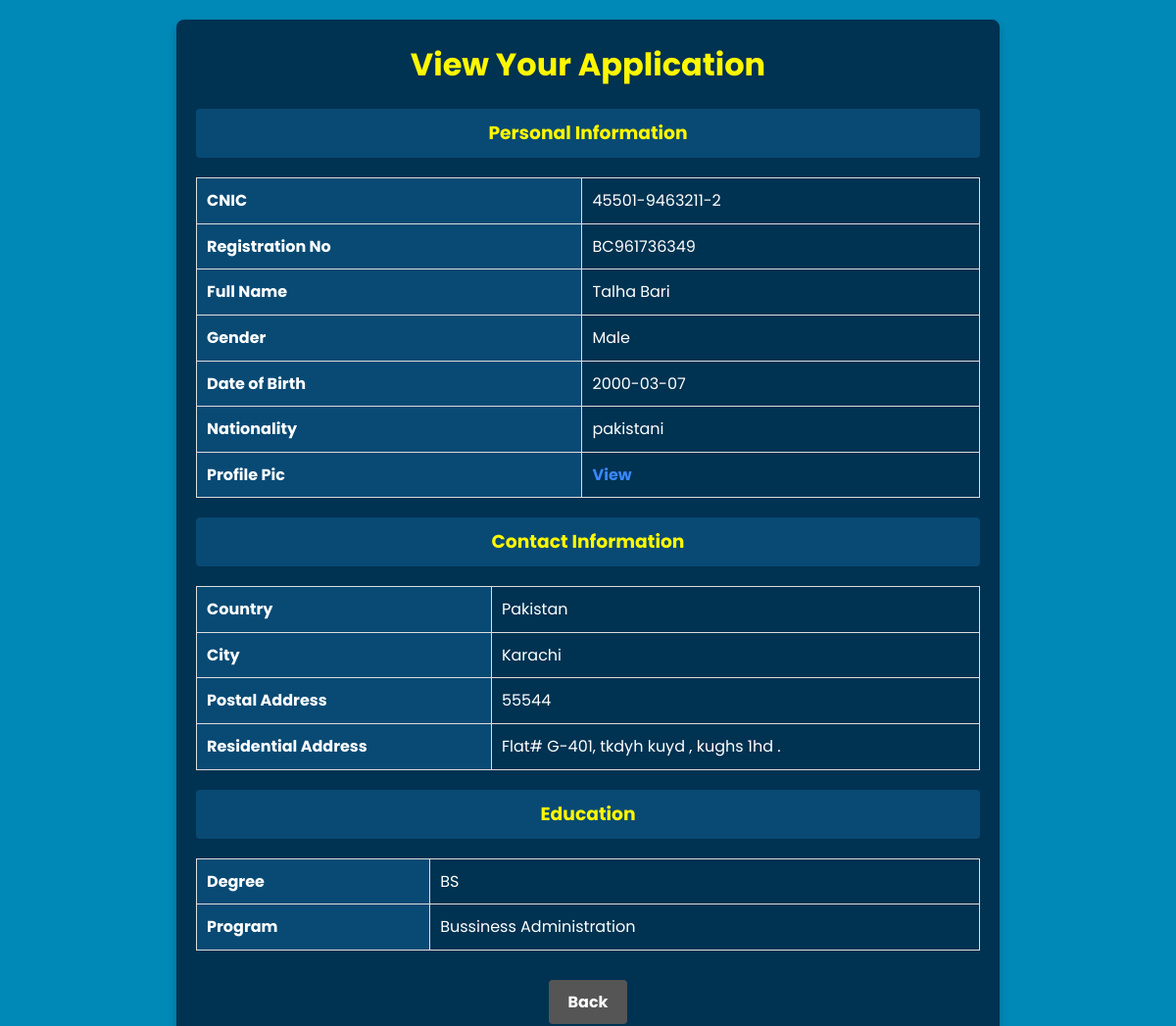
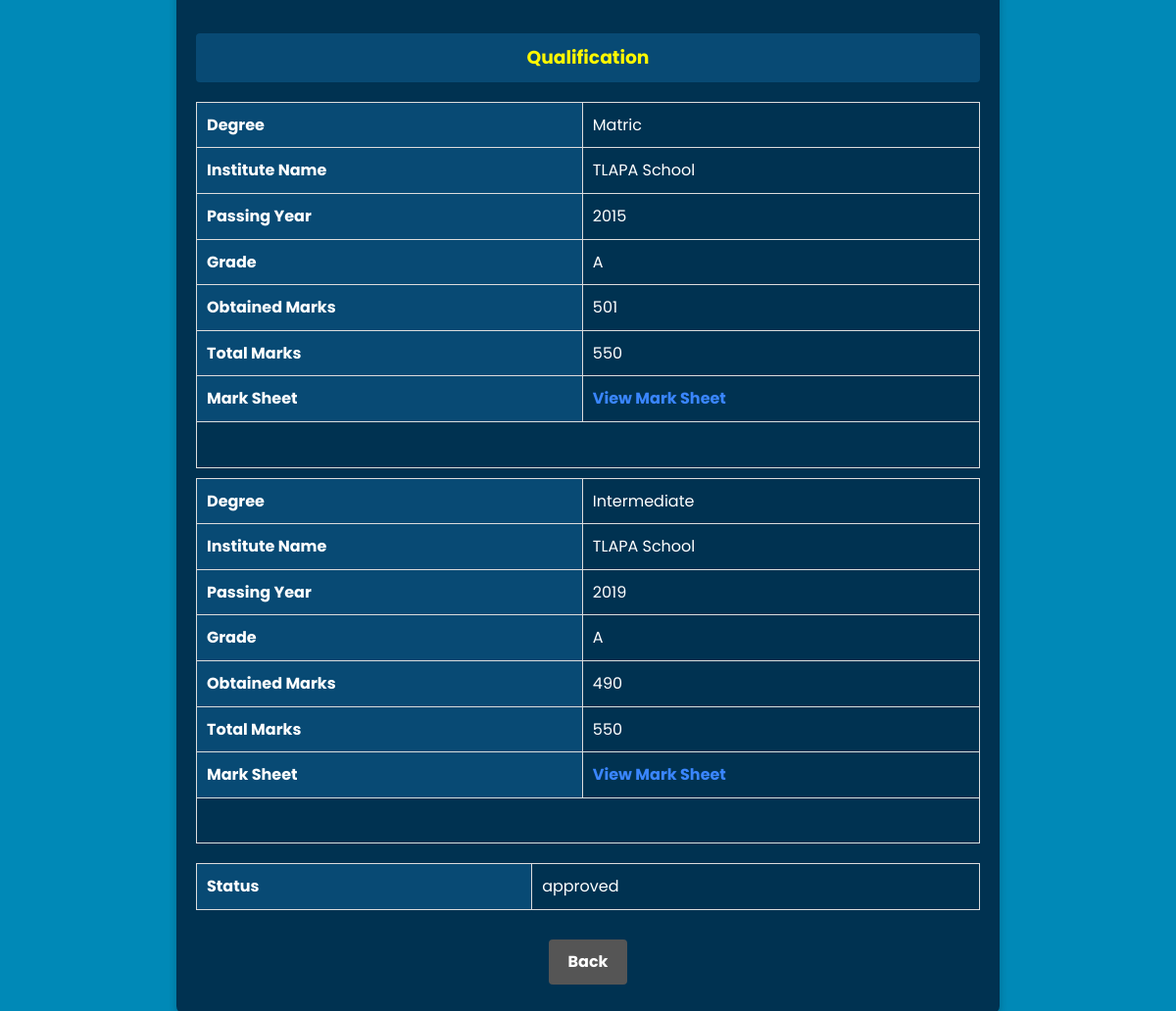
The page /view_your_form.php (signed in) on the database its author committed (2 pictures, top to bottom).
### tables this page shows
CREATE TABLE `stud_admission` (
  `id` int(11) NOT NULL,
  `student_id` int(11) NOT NULL,
  `cnic` varchar(20) NOT NULL,
  `registration_no` varchar(11) NOT NULL,
  `full_name` varchar(100) NOT NULL,
  `gender` enum('Male','Female','Other') NOT NULL,
  `dob` date NOT NULL,
  `nationality` varchar(50) NOT NULL,
  `country` varchar(50) NOT NULL,
  `city` varchar(50) NOT NULL,
  `postal_address` text NOT NULL,
  `residential_address` text NOT NULL,
  `qualification` varchar(255) NOT NULL,
  `degree` varchar(255) NOT NULL,
  `program` varchar(255) NOT NULL,
  `photograph` varchar(255) DEFAULT NULL,
  `remarks` text NOT NULL,
  `status` enum('pending','approved','rejected') NOT NULL DEFAULT 'pending'
);

CREATE TABLE `education` (
  `education_id` int(11) NOT NULL,
  `student_id` int(11) NOT NULL,
  `qualification` varchar(50) NOT NULL,
  `institute_name` varchar(100) NOT NULL,
  `passing_year` int(11) NOT NULL,
  `grade` varchar(10) NOT NULL,
  `obtained_marks` int(11) NOT NULL,
  `total_marks` int(11) NOT NULL,
  `average` float NOT NULL
);

### view_your_form.php (the view, shortened to what this page needs)
<?php
include 'db_connect.php';
$student_id = $_SESSION['student_id'];
$student_name = $_SESSION['full_name'];
$query = "
    SELECT sa.*,
           ed.qualification,
           ed.institute_name,
           ed.passing_year,
           ed.grade,
           ed.obtained_marks,
           ed.total_marks
    FROM stud_admission sa
    LEFT JOIN education ed ON sa.student_id = ed.student_id
    WHERE sa.student_id = ? AND sa.status IN ('pending', 'approved', 'rejected')
";
$stmt = $conn->prepare($query);
$stmt->bind_param('i', $student_id);
$stmt->execute();
$result = $stmt->get_result();
if ($result->num_rows > 0) {
    $row = $result->fetch_assoc();
    $status = $row['status'];
} else {
    echo '<a href="stud_admission.php">Submit form</a>' . "<br>";
    echo "Form is not submitted yet by: " . '<strong>' . htmlspecialchars($student_name) . '</strong>';
    exit();
}
$education_query = "
    SELECT ed.education_id,
           ed.qualification,
           ed.institute_name,
           ed.passing_year,
           ed.grade,
           ed.obtained_marks,
           ed.total_marks
    FROM education ed
    WHERE ed.student_id = ?
    GROUP BY ed.education_id
";
$education_stmt = $conn->prepare($education_query);
$education_stmt->bind_param('i', $student_id);
$education_stmt->execute();
$education_result = $education_stmt->get_result();
$marksheets_query = "
    SELECT ms.education_id,
           ms.marksheet_img
    FROM student_marksheets ms
    WHERE ms.student_id = ?
";
$marksheets_stmt = $conn->prepare($marksheets_query);
$marksheets_stmt->bind_param('i', $student_id);
$marksheets_stmt->execute();
$marksheets_result = $marksheets_stmt->get_result();
$marksheets_by_edu = [];
while ($marksheet = $marksheets_result->fetch_assoc()) {
    $education_id = $marksheet['education_id'];
    if (!isset($marksheets_by_edu[$education_id])) {
        $marksheets_by_edu[$education_id] = [];
    }
    $marksheets_by_edu[$education_id][] = $marksheet['marksheet_img'];
}
?>
<!DOCTYPE html>
<html lang="en">
<head>
</head>
<body>
    <div class="container">
        <h1>View Your Application</h1>
        <div class="section">
            <h3>Personal Information</h3>
            <table>
                <tr>
                    <th>CNIC</th>
                    <td><?php echo htmlspecialchars($row['cnic']); ?></td>
                </tr>
                <tr>
                    <th>Registration No</th>
                    <td><?php echo htmlspecialchars($row['registration_no']); ?></td>
                </tr>
                <tr>
                    <th>Full Name</th>
                    <td><?php echo htmlspecialchars($row['full_name']); ?></td>
                </tr>
                <tr>
                    <th>Gender</th>
                    <td><?php echo htmlspecialchars($row['gender']); ?></td>
                </tr>
                <tr>
                    <th>Date of Birth</th>
                    <td><?php echo htmlspecialchars($row['dob']); ?></td>
                </tr>
                <tr>
                    <th>Nationality</th>
                    <td><?php echo htmlspecialchars($row['nationality']); ?></td>
                </tr>
                <tr>
                    <th>Profile Pic</th>
                    <td><a href="<?php echo htmlspecialchars($row['photograph']); ?>" target="_blank">View</a></td>
                </tr>
            </table>
        </div>
        <div class="section">
            <h3>Contact Information</h3>
            <table>
                <tr>
                    <th>Country</th>
                    <td><?php echo htmlspecialchars($row['country']); ?></td>
                </tr>
                <tr>
                    <th>City</th>
                    <td><?php echo htmlspecialchars($row['city']); ?></td>
                </tr>
                <tr>
                    <th>Postal Address</th>
                    <td><?php echo htmlspecialchars($row['postal_address']); ?></td>
                </tr>
                <tr>
                    <th>Residential Address</th>
                    <td><?php echo htmlspecialchars($row['residential_address']); ?></td>
                </tr>
            </table>
        </div>
        <div class="section">
            <h3>Education</h3>
            <table>
                <tr>
                    <th>Degree</th>
                    <td><?php echo htmlspecialchars($row['degree']); ?></td>
                </tr>
                <tr>
                    <th>Program</th>
                    <td><?php echo htmlspecialchars($row['program']); ?></td>
                </tr>
            </table>
        </div>
        <div class="button-container">
            <a href="stud_dashboard.php" class="btn btn-back">Back</a>
        </div>
        <br>
        <div class="section">
            <h3>Qualification</h3>
            <?php if ($education_result->num_rows > 0): ?>
                <?php while ($edu_row = $education_result->fetch_assoc()): ?>
                    <table>
                        <tr>
                            <th>Degree</th>
                            <td><?php echo htmlspecialchars($edu_row['qualification']); ?></td>
                        </tr>
                        <tr>
                            <th>Institute Name</th>
                            <td><?php echo htmlspecialchars($edu_row['institute_name']); ?></td>
                        </tr>
                        <tr>
                            <th>Passing Year</th>
                            <td><?php echo htmlspecialchars($edu_row['passing_year']); ?></td>
                        </tr>
                        <tr>
                            <th>Grade</th>
                            <td><?php echo htmlspecialchars($edu_row['grade']); ?></td>
                        </tr>
                        <tr>
                            <th>Obtained Marks</th>
                            <td><?php echo htmlspecialchars($edu_row['obtained_marks']); ?></td>
                        </tr>
                        <tr>
                            <th>Total Marks</th>
                            <td><?php echo htmlspecialchars($edu_row['total_marks']); ?></td>
                        </tr>
                        <tr>
                            <th>Mark Sheet</th>
                            <td>
                                <?php if (isset($marksheets_by_edu[$edu_row['education_id']])): ?>
                                    <?php foreach ($marksheets_by_edu[$edu_row['education_id']] as $marksheet): ?>
                                        <a href="<?php echo htmlspecialchars($marksheet); ?>" target="_blank">View Mark Sheet</a><br>
                                    <?php endforeach; ?>
                                <?php else: ?>
                                    No mark sheet available
                                <?php endif; ?>
                            </td>
                        </tr>
                        <tr>
                            <td colspan="2">&nbsp;</td>
                        </tr>
                    </table>
                <?php endwhile; ?>
            <?php else: ?>
                <p>No education records found.</p>
            <?php endif; ?>
        </div>
        <div class="section">
            <table>
                <tr>
                    <th>Status</th>
                    <td><?php echo htmlspecialchars($status); ?></td>
                </tr>
            </table>
        </div>
        <div class="button-container">
            <a href="stud_dashboard.php" class="btn btn-back">Back</a>
        </div>
    </div>
</body>
</html>

### view_your_form.php (style rules this page uses)
:root { --lighting-color: #0089b7; --dark-color: #084a74; --darker-color: #003251; --secondary-color: #fff700; }
* { margin: 0; padding: 0; box-sizing: border-box; }
body { font-family: 'Poppins', sans-serif; background-color: var(--lighting-color); color: #fff; margin: 0; padding: 0; line-height: 1.6; }
.container { width: 70%; margin: 20px auto; padding: 20px; background-color: var(--darker-color); border-radius: 8px; box-shadow: 0px 4px 8px rgba(0, 0, 0, 0.2); color: #fff; }
h1, h3 { text-align: center; margin-bottom: 20px; color: var(--secondary-color); }
.section { margin-bottom: 20px; }
.section h3 { background-color: var(--dark-color); padding: 10px; border-radius: 4px; }
.section table { width: 100%; border-collapse: collapse; margin-top: 10px; }
.section table th, .section table td { padding: 10px; border: 1px solid #ddd; text-align: left; color: #fff; }
.section table th { background-color: var(--dark-color); }
.button-container { text-align: center; margin-top: 20px; }
.btn { padding: 10px 20px; margin: 10px; background-color: var(--secondary-color); color: var(--darker-color); border: none; border-radius: 4px; cursor: pointer; font-weight: bold; text-decoration: none; display: inline-block; transition: background-color 0.3s ease; }
.btn-back { background-color: #555; color: #fff; }
a { color: var(--secondary-color); text-decoration: none; }
table a { color: #3a86ff; font-weight: bold; }

### rows shown on the page
stud_admission: cnic "45501-9463211-2", registration_no "BC961736349", full_name "Talha Bari", gender "Male", dob "2000-03-07", nationality "pakistani", country "Pakistan", city "Karachi", postal_address "55544", residential_address "Flat# G-401, tkdyh kuyd , kughs 1hd .", degree "BS", program "Bussiness Administration", status "approved"
education: qualification "Matric", institute_name "TLAPA School", passing_year "2015", grade "A", obtained_marks "501", total_marks "550"
education: qualification "Intermediate", institute_name "TLAPA School", passing_year "2019", grade "A", obtained_marks "490", total_marks "550"
